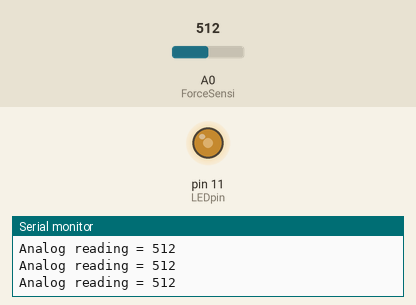
This sketch was run on a simulated Arduino Uno, built with avr-gcc and run on an emulated ATmega328P. On the bench: output pins drawn as LEDs (lit = HIGH), the last lines printed to the serial monitor. The inputs (shaded band) are chosen by the test bench; at power-on: A0 (ForceSensi) = 512.

Above: at 1.2 s.
1.3 s: A0 (ForceSensi) set to 716
At 2.5 s:
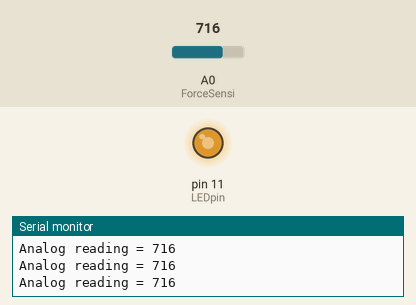
2.8 s: A0 (ForceSensi) set to 900
At 4.0 s:
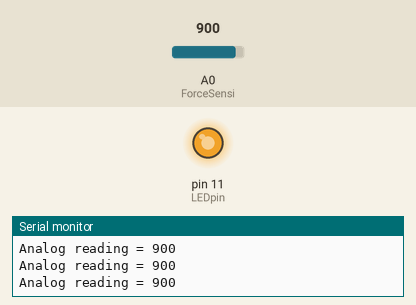
4.3 s: A0 (ForceSensi) set to 122
At 5.5 s:
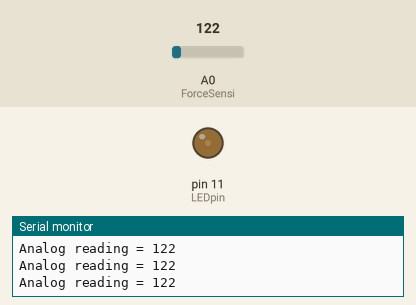
5.8 s: A0 (ForceSensi) set to 0
At 7.0 s:
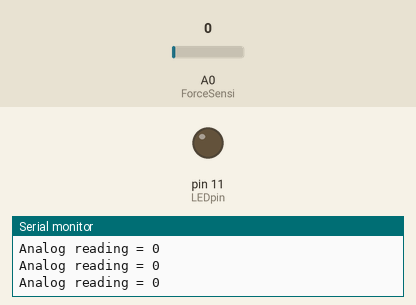
7.3 s: A0 (ForceSensi) set to 511
At 8.3 s:
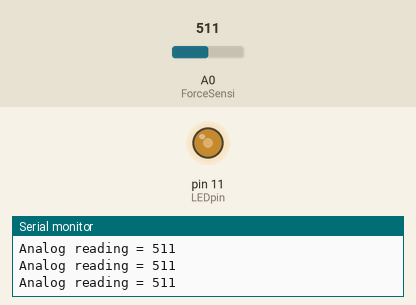
Timing chart, 0 to 9.8 s (numbered marks = the images above; inputs shaded):
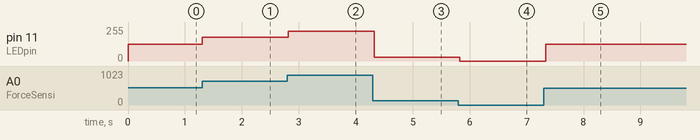

Measured:
- after the input at 1.3 s, pin 11 (LEDpin): 127/255 → 178/255 at once
- after the input at 2.8 s, pin 11 (LEDpin): 178/255 → 224/255 at once
- after the input at 4.3 s, pin 11 (LEDpin): 224/255 → 30/255 at once
- after the input at 5.8 s, pin 11 (LEDpin): 30/255 → 0/255 at once
- after the input at 7.3 s, pin 11 (LEDpin): 0/255 → 127/255 at once

The sketch:

Square_Force_Sensor.ino
```cpp
//connections remains the same

int ForceSensi = 0;   // FSR is connected to analog 0
int LEDpin = 11;      // connect Red LED to pin 11 (PWM pin)
int ForceSensiRead;      // the analog reading from the FSR resistor divider
int LEDbrightness;

void setup(void) {
  Serial.begin(9600);   // We'll send debugging information via the Serial monitor
  pinMode(LEDpin, OUTPUT);
}

void loop(void) {
  ForceSensiRead = analogRead(ForceSensi);
  Serial.print("Analog reading = ");
  Serial.println(ForceSensiRead);

  LEDbrightness = map(ForceSensiRead, 0, 1023, 0, 255);
  // LED gets brighter the harder you press
  analogWrite(LEDpin, LEDbrightness);

  delay(100);
}
```
